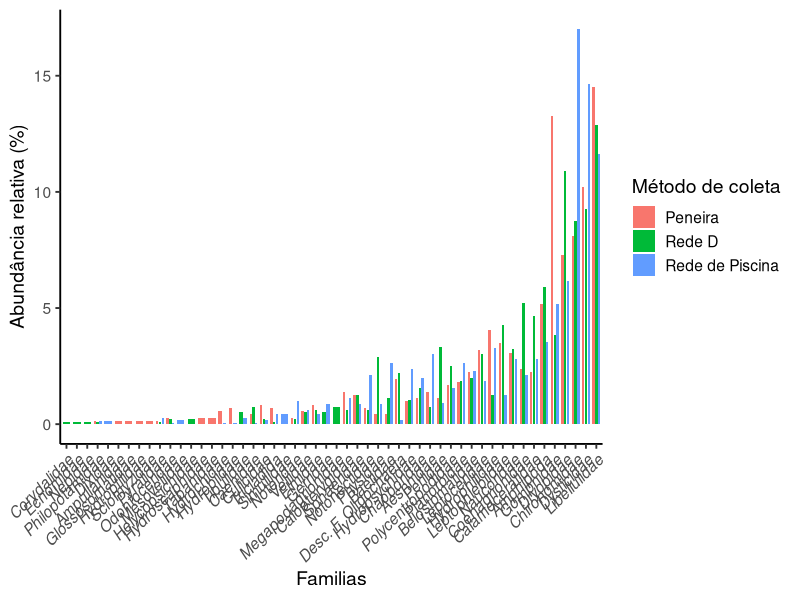
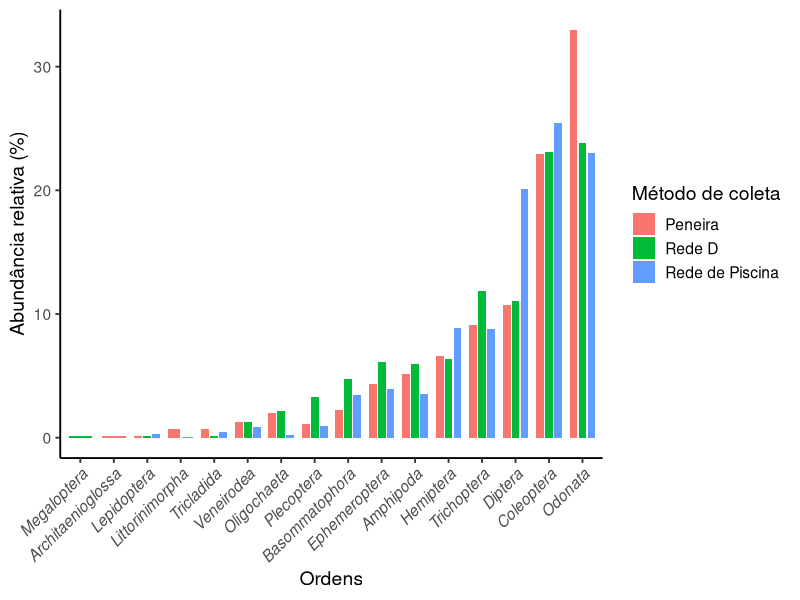

Source code (R) for these figures, in order: (Note: this script raises an error after producing the figures.)
# Resumo da base de dados. 
# Quantos insetos foram coletados? 
# Quantos táxons? Em cada Classe, Em cada ordem
# Quais táxons mais e menos representativos? 

############################### Ambiente #######################################
library(tidyverse)
library(forcats)
# setwd("C:/Users/Giovana/Desktop/mestrado_giovana/")


# Pasta de tabelas
pasta_tabelas <- "tabelas/dados_descritivos/"
if (!dir.exists(pasta_tabelas)) {
  dir.create(pasta_tabelas, recursive = TRUE)
}

############################## Configurações ###################################
rios <- c("rio_bebedouro", "rio_da_barra", "rio_mutuca")
amostras_descartadas <- c("RiodaBarra-P1")
metodos <- c("D Net", "Pool Net", "Sieve")





############################## Processamento ###################################

df_cru <- read_csv("dados/processado/imaturos_piata_limpo.csv")

df <- df_cru %>%
  filter(rio %in% rios) %>%
  filter(!locality_name %in% amostras_descartadas) %>%
  filter(method %in% metodos)



# Geral -----------------------------
n_distinct(df$class)
unique(df$class)

n_distinct(df$order)
unique(df$order)

n_distinct(df$family)
unique(df$family)

# Classes --------------------------

sumario_classes <- df %>% 
  group_by(class) %>%
  summarise(
    abundancia_classe = sum(abundance),
    riqueza_ordens = n_distinct(order),
    riqueza_familias = n_distinct(family)
    ) %>%
  ungroup() %>%
  mutate(abundancia_total = sum(abundancia_classe)) %>%
  mutate(abundancia_relativa = abundancia_classe / abundancia_total)

write_csv(
  sumario_classes,
  file.path(pasta_tabelas, "sumario_classes.csv")
)

# abundancia por ordem ---------------------------------------------------------
sumario_ordens <- df %>% 
  group_by(order) %>%
  mutate(

    # Total de organismos coletados de cada ordem na bacia
    abundancia_ordem_total_bacia = sum(abundance),
  
    # total de familias coletadas de cada ordem na bacia
    riqueza_familias_por_ordem = n_distinct(family)
  ) %>%
  ungroup() %>%
  group_by(method) %>%
  mutate(
    abundancia_de_organismos_coletados_na_rede = sum(abundance),
    riqueza_ordens_por_rede = n_distinct(order)
  ) %>%
  ungroup() %>%
  group_by(method, order) %>%
  mutate(

    # Total de organismos coletados de cada ordem em cada rede
    abundancia_ordem_na_rede = sum(abundance),

    # Proporção de organimos coletados de cada ordem para o total daquela ordem
    # coletada na rede (Dominância da ordem na rede)
    abundancia_relativa_ordem_na_rede =
      (abundancia_ordem_na_rede
      / abundancia_de_organismos_coletados_na_rede) * 100,

    # Proporção de organismos coletados de cada ordem em cada rede para o total
    # daquela ordem coletada na bacia (Dominância da rede para a ordem)
    indice_de_captura_da_rede =
      (abundancia_ordem_na_rede / abundancia_ordem_total_bacia) * 100,

    riqueza_familias_da_ordem_por_rede = n_distinct(family)
  ) %>%
  select(
    method,
    order,
    family,
    abundancia_ordem_total_bacia,
    riqueza_familias_por_ordem,
    abundancia_de_organismos_coletados_na_rede,
    riqueza_ordens_por_rede,
    abundancia_ordem_na_rede,
    abundancia_relativa_ordem_na_rede,
    indice_de_captura_da_rede,
    riqueza_familias_da_ordem_por_rede
  ) 

write.csv(
  sumario_ordens,
  file.path(pasta_tabelas, "sumario_ordens_redes.csv")
)


# Arrumando grafico para plotagem ----------------------------------------------
sumario_ordens <- sumario_ordens %>%
  mutate(
    order = recode(
      order,
      "Desc. O. Classe Oligochaeta" = "Oligochaeta"
    ),
    method = recode(
      method,
      "Sieve" = "Peneira",
      "Pool Net" = "Rede de Piscina",
      "D Net" = "Rede D"
    )
  )

# Remove as repetições
dominancia_ordens_redes <- sumario_ordens %>%
  group_by(method, order) %>%
  summarise(
    abundancia_relativa_ordem_na_rede = mean(abundancia_relativa_ordem_na_rede)
  )

# Ordena as ordens de acordo com a abundância relativa na rede
vetor_ordenamento <- dominancia_ordens_redes %>%
  group_by(order) %>%
  summarise(
    abundancia_relativa_ordem_na_rede = mean(
      abundancia_relativa_ordem_na_rede)
  ) %>%
  arrange(abundancia_relativa_ordem_na_rede) %>%
  pull(order)

dominancia_ordens_redes <- dominancia_ordens_redes %>%
  mutate(
    order = factor(order, levels = vetor_ordenamento)
  )

# Plot -------------------------------------------------------------------------
grafico_ordens <-
  ggplot(
    dominancia_ordens_redes,
    aes(
      x = order,
      y = abundancia_relativa_ordem_na_rede,
      fill = method
    )
  ) +

  geom_col(
    position = position_dodge(width = 0.8),
           width = 0.7) +

  #scale_y_continuous(
    #limits = c(0, 15),
    #breaks = seq(0, 15, 5),
    #expand = c(0, 0)
  #) +

  labs(
    x = "Ordens",
    y = "Abundância relativa (%)",
    fill = "Método de coleta"
  ) +

  theme_classic(base_size = 14) +

  theme(
    axis.text.x = element_text(
      angle = 45,
      hjust = 1,
      face = "italic"
    ),
    legend.position = "right"
  )

dev.off()

############################ abundancia por familia ############################
sumario_familia <- df %>% 
  group_by(family) %>%
  mutate(

    # Total de organismos coletados de cada ordem na bacia
    abundancia_familia_total_bacia = sum(abundance),
  ) %>%
  ungroup() %>%
  group_by(method) %>%
  mutate(
    abundancia_de_organismos_coletados_na_rede = sum(abundance),
    riqueza_familias_na_rede = n_distinct(family)
  ) %>%
  ungroup() %>%
  group_by(method, family) %>%
  mutate(

    # Total de organismos coletados de cada familia em cada rede
    abundancia_familia_na_rede = sum(abundance),

    # Proporção de organimos coletados de cada ordem para o total daquela ordem
    # coletada na rede (Dominância da ordem na rede)
    abundancia_relativa_familia_na_rede =
      (abundancia_familia_na_rede
      / abundancia_de_organismos_coletados_na_rede) * 100,

    # Proporção de organismos coletados de cada ordem em cada rede para o total
    # daquela ordem coletada na bacia (Dominância da rede para a familia)
    indice_de_captura_da_rede =
      (abundancia_familia_na_rede / abundancia_familia_total_bacia) * 100

    
  ) %>%
  select(
    method,
    family,
    abundancia_familia_total_bacia,
    riqueza_familias_na_rede,
    abundancia_de_organismos_coletados_na_rede,
    abundancia_familia_na_rede,
    abundancia_relativa_familia_na_rede,
    indice_de_captura_da_rede
  ) 





write.csv(
  sumario_familia,
  file.path(pasta_tabelas, "sumario_familias_redes.csv")
)

# Arrumando grafico para plotagem ----------------------------------------------

sumario_familia <- sumario_familia %>%
  mutate(method = recode(method,
                    "Sieve" = "Peneira",
                    "Pool Net" = "Rede de Piscina",
                    "D Net" = "Rede D")
  )

dominancia_familias_redes <- sumario_familia %>%
  group_by(method, family) %>%
  summarise(
    abundancia_relativa_familia_na_rede = mean(abundancia_relativa_familia_na_rede)
  )

vetor_ordenamento_familias <- dominancia_familias_redes %>%
  group_by(family) %>%
  summarise(
    abundancia_relativa_familia_na_rede = mean(
      abundancia_relativa_familia_na_rede)
  ) %>%
  arrange(abundancia_relativa_familia_na_rede) %>%
  pull(family)

dominancia_familias_redes <- dominancia_familias_redes %>%
  mutate(
    family = factor(family, levels = vetor_ordenamento_familias)
  )



grafico_familia <-
  ggplot(
    dominancia_familias_redes,
    aes(
      x = family,
      y = abundancia_relativa_familia_na_rede,
      fill = method
    )
  ) +

  geom_col(
    position = position_dodge(width = 0.8),
           width = 0.7) +

  #scale_y_continuous(
    #limits = c(0, 15),
    #breaks = seq(0, 15, 5),
    #expand = c(0, 0)
  #) +

  labs(
    x = "Familias",
    y = "Abundância relativa (%)",
    fill = "Método de coleta"
  ) +

  theme_classic(base_size = 14) +

  theme(
    axis.text.x = element_text(
      angle = 45,
      hjust = 1,
      face = "italic"
    ),
    legend.position = "right"
  )

dev.off()
write_csv(
  sumario_familia,
  file.path(pasta_tabelas, "sumario_familias_redes.csv")
)
